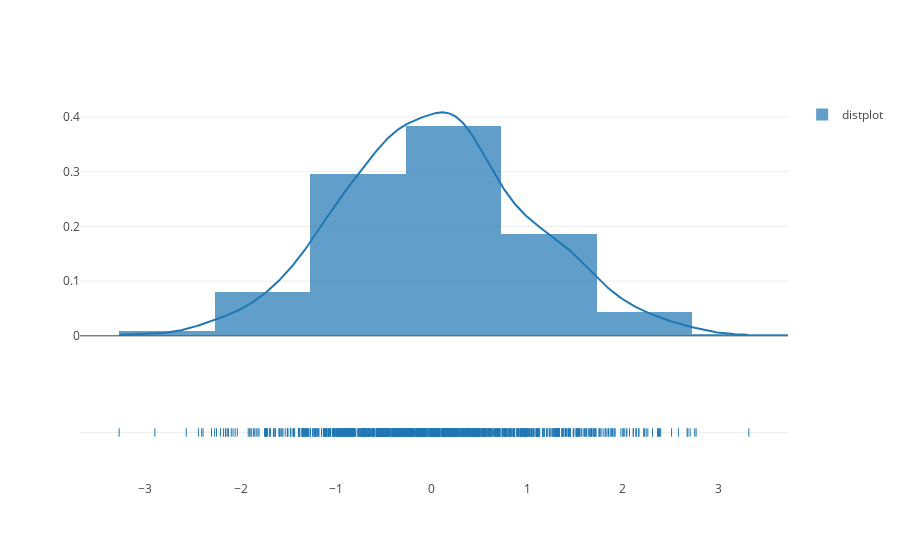

Notebook source saved alongside this figure:
### Code cell
from plotly.offline import iplot, init_notebook_mode
import plotly.figure_factory as ff

import numpy as np

x = np.random.randn(1000)  
hist_data = [x]
group_labels = ['distplot']

fig = ff.create_distplot(hist_data, group_labels)
iplot(fig, filename='Basic Distplot')

### Figure 1 — Plotly figure (JSON) as saved in the notebook; plotly's stock layout.template omitted (floating-point values rounded to 4 significant figures; data arrays with more than 128 entries replaced by an {"elided": "..."} marker saying what was removed)
{"data": [{"autobinx": false, "histnorm": "probability density", "legendgroup": "distplot", "marker": {"color": "rgb(31, 119, 180)"}, "name": "distplot", "opacity": 0.7, "type": "histogram", "uid": "870979fc-6676-4b49-91a5-0129a821996e", "x": {"elided": "1000 float values"}, "xaxis": "x", "xbins": {"end": 3.32, "size": 1, "start": -3.275}, "yaxis": "y"}, {"legendgroup": "distplot", "marker": {"color": "rgb(31, 119, 180)"}, "mode": "lines", "name": "distplot", "showlegend": false, "type": "scatter", "uid": "43df8225-f14f-4441-8224-4b9510d4844f", "x": {"elided": "500 float values"}, "xaxis": "x", "y": {"elided": "500 float values"}, "yaxis": "y"}, {"legendgroup": "distplot", "marker": {"color": "rgb(31, 119, 180)", "symbol": "line-ns-open"}, "mode": "markers", "name": "distplot", "showlegend": false, "type": "scatter", "uid": "e8df08fb-423d-47f7-a5e6-85bf63f144b1", "x": {"elided": "1000 float values"}, "xaxis": "x", "y": {"elided": "1000 str values"}, "yaxis": "y2"}], "layout": {"barmode": "overlay", "hovermode": "closest", "legend": {"traceorder": "reversed"}, "xaxis": {"anchor": "y2", "domain": [0, 1], "zeroline": false}, "yaxis": {"anchor": "free", "domain": [0.35, 1], "position": 0}, "yaxis2": {"anchor": "x", "domain": [0, 0.25], "dtick": 1, "showticklabels": false}}}
